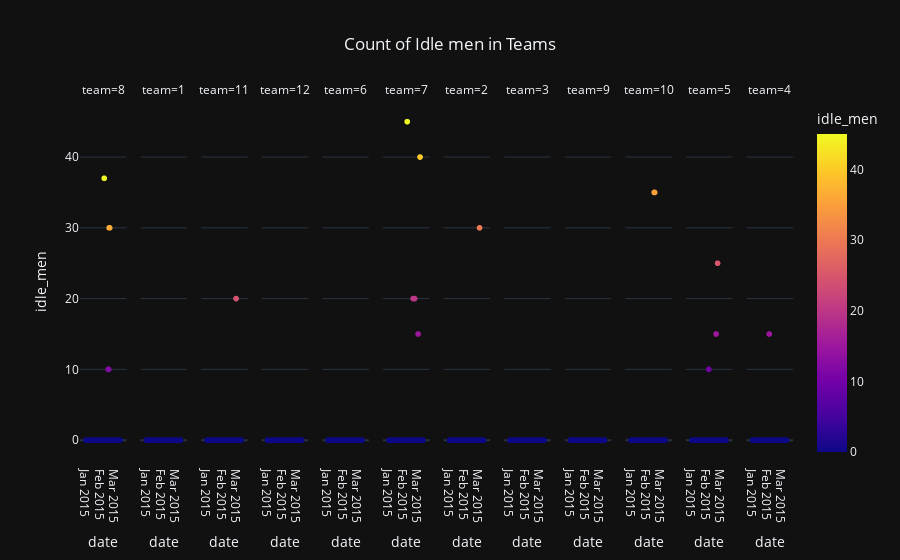

Notebook source saved alongside this figure:
### Markdown cell above
# Team 8 and 7 spent most idle time

### Code cell
fig = px.scatter(df, y="idle_men", x="date", color="idle_men", facet_col="team", 
                 title="Number of Idle_men in Teams", template="plotly_dark")
fig.update_layout(title='Count of Idle men in Teams', title_x=0.5)
fig.update_xaxes(showgrid=False)

fig.show()
